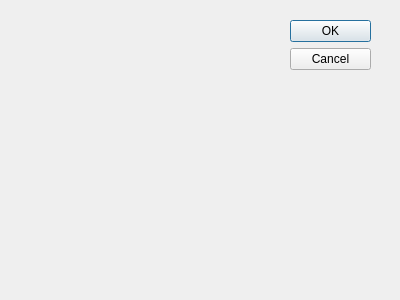
<ui version="4.0">
 <author/>
 <comment/>
 <exportmacro/>
 <class>AboutDialog</class>
 <widget class="QDialog" name="AboutDialog">
  <property name="geometry">
   <rect>
    <x>0</x>
    <y>0</y>
    <width>400</width>
    <height>300</height>
   </rect>
  </property>
  <property name="windowTitle">
   <string>Dialog</string>
  </property>
  <widget class="QDialogButtonBox" name="buttonBox">
   <property name="geometry">
    <rect>
     <x>290</x>
     <y>20</y>
     <width>81</width>
     <height>241</height>
    </rect>
   </property>
   <property name="orientation">
    <enum>Qt::Vertical</enum>
   </property>
   <property name="standardButtons">
    <set>QDialogButtonBox::Cancel|QDialogButtonBox::Ok</set>
   </property>
  </widget>
 </widget>
 <pixmapfunction/>
 <resources/>
 <connections>
  <connection>
   <sender>buttonBox</sender>
   <signal>accepted()</signal>
   <receiver>AboutDialog</receiver>
   <slot>accept()</slot>
   <hints>
    <hint type="sourcelabel">
     <x>248</x>
     <y>254</y>
    </hint>
    <hint type="destinationlabel">
     <x>157</x>
     <y>274</y>
    </hint>
   </hints>
  </connection>
  <connection>
   <sender>buttonBox</sender>
   <signal>rejected()</signal>
   <receiver>AboutDialog</receiver>
   <slot>reject()</slot>
   <hints>
    <hint type="sourcelabel">
     <x>316</x>
     <y>260</y>
    </hint>
    <hint type="destinationlabel">
     <x>286</x>
     <y>274</y>
    </hint>
   </hints>
  </connection>
 </connections>
</ui>
